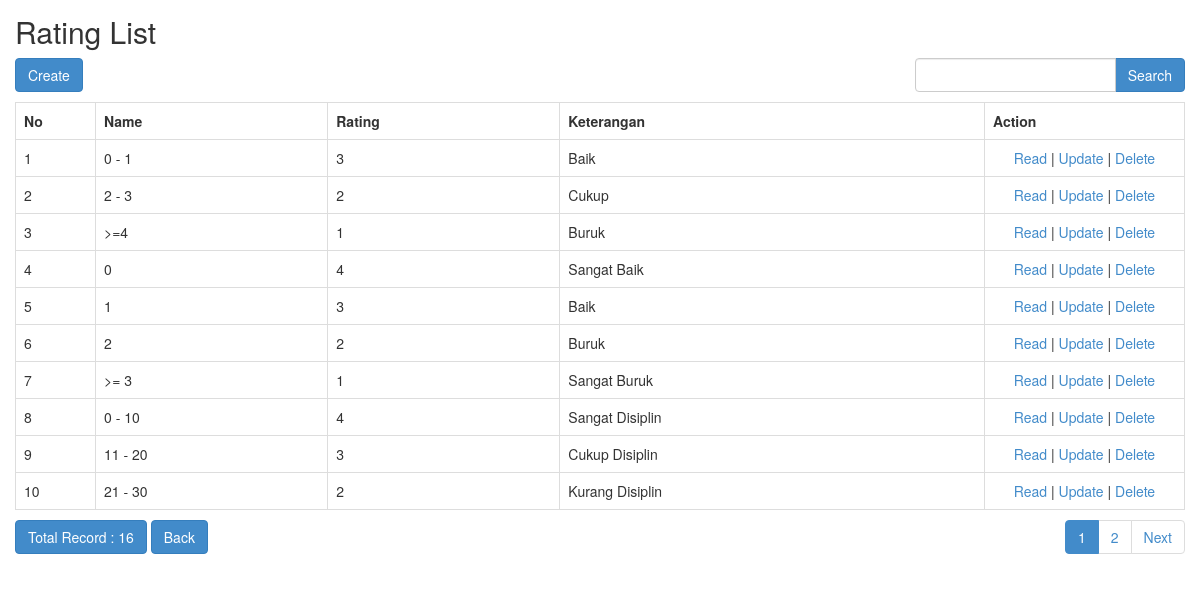
Screenshot of /index.php/rating with the database file from the repository.
### tables this page shows
CREATE TABLE `rating` (
  `id` int(11) NOT NULL,
  `name` varchar(50) NOT NULL,
  `rating` double NOT NULL,
  `keterangan` text NOT NULL
);

### application/controllers/Rating.php (called while the page is built, shortened)
<?php
class Rating extends CI_Controller
{
    function __construct()
    {
        $this->load->model('Rating_model');
        $this->load->library('form_validation');
    }
    public function index()
    {
        $q = urldecode($this->input->get('q', TRUE));
        $start = intval($this->input->get('start'));
        if ($q <> '') {
            $config['base_url'] = base_url() . 'rating/index.html?q=' . urlencode($q);
            $config['first_url'] = base_url() . 'rating/index.html?q=' . urlencode($q);
        } else {
            $config['base_url'] = base_url() . 'rating/index.html';
            $config['first_url'] = base_url() . 'rating/index.html';
        }
        $config['per_page'] = 10;
        $config['page_query_string'] = TRUE;
        $config['total_rows'] = $this->Rating_model->total_rows($q);
        $rating = $this->Rating_model->get_limit_data($config['per_page'], $start, $q);
        $this->load->library('pagination');
        $this->pagination->initialize($config);
        $data = array(
            'rating_data' => $rating,
            'q' => $q,
            'pagination' => $this->pagination->create_links(),
            'total_rows' => $config['total_rows'],
            'start' => $start,
        );
        $this->load->view('rating/rating_list', $data);
    }
}

### index.php (called while the page is built, shortened)
<?php
require_once BASEPATH.'core/CodeIgniter.php';

### application/config/config.php (called while the page is built, shortened)
<?php
$config['base_url']    = 'http://osn-topsis.test/';
$config['index_page'] = 'index.php';
$config['uri_protocol'] = "REQUEST_URI";
$config['url_suffix'] = '.html';
$config['language']	= 'english';
$config['charset'] = 'UTF-8';
$config['enable_hooks'] = FALSE;
$config['subclass_prefix'] = 'MY_';
$config['composer_autoload'] = FALSE;
$config['permitted_uri_chars'] = 'a-z 0-9~%.:_\-';
$config['enable_query_strings'] = FALSE;
$config['controller_trigger'] = 'c';
$config['function_trigger'] = 'm';
$config['directory_trigger'] = 'd';
$config['allow_get_array'] = TRUE;
$config['log_threshold'] = 0;
$config['log_path'] = '';
$config['log_file_extension'] = '';
$config['log_file_permissions'] = 0644;
$config['log_date_format'] = 'Y-m-d H:i:s';
$config['error_views_path'] = '';
$config['cache_path'] = '';
$config['cache_query_string'] = FALSE;
$config['encryption_key'] = 'randomstring';
$config['sess_driver'] = 'files';
$config['sess_cookie_name'] = 'ci_session';
$config['sess_expiration'] = 7200;
$config['sess_save_path'] = sys_get_temp_dir();
$config['sess_match_ip'] = FALSE;
$config['sess_time_to_update'] = 300;
$config['sess_regenerate_destroy'] = FALSE;
$config['cookie_prefix']	= '';
$config['cookie_domain']	= '';
$config['cookie_path']		= '/';
$config['cookie_secure']	= FALSE;
$config['cookie_httponly'] 	= FALSE;
$config['standardize_newlines'] = FALSE;
$config['global_xss_filtering'] = FALSE;
$config['csrf_protection'] = FALSE;
$config['csrf_token_name'] = 'csrf_test_name';
$config['csrf_cookie_name'] = 'csrf_cookie_name';
$config['csrf_expire'] = 7200;
$config['csrf_regenerate'] = TRUE;
$config['csrf_exclude_uris'] = array();
$config['compress_output'] = FALSE;
$config['time_reference'] = 'local';
$config['rewrite_short_tags'] = FALSE;
$config['proxy_ips'] = '';

### application/models/Rating_model.php (called while the page is built, shortened)
<?php
class Rating_model extends CI_Model
{
    public $table = 'rating';
    public $id = 'id';
    public $order = 'DESC';
    function total_rows($q = NULL) {
        $this->db->like('id', $q);
	$this->db->or_like('name', $q);
	$this->db->or_like('rating', $q);
	$this->db->or_like('keterangan', $q);
	$this->db->from($this->table);
        return $this->db->count_all_results();
    }
    function get_limit_data($limit, $start = 0, $q = NULL) {
        $this->db->order_by($this->id, $this->order);
        $this->db->like('id', $q);
	$this->db->or_like('name', $q);
	$this->db->or_like('rating', $q);
	$this->db->or_like('keterangan', $q);
	$this->db->limit($limit, $start);
        return $this->db->get($this->table)->result();
    }
}

### application/views/rating/rating_list.php (the view, shortened to what this page needs)
<!doctype html>
<html>
    <head>
        <link rel="stylesheet" href="<?php echo base_url('assets/bootstrap/css/bootstrap.min.css') ?>"/>
    </head>
    <body>
        <h2 style="margin-top:0px">Rating List</h2>
        <div class="row" style="margin-bottom: 10px">
            <div class="col-md-4">
                <?php echo anchor(site_url('rating/create'),'Create', 'class="btn btn-primary"'); ?>
            </div>
            <div class="col-md-4 text-center">
            </div>
            <div class="col-md-1 text-right">
            </div>
            <div class="col-md-3 text-right">
                <form action="<?php echo site_url('rating/index'); ?>" class="form-inline" method="get">
                    <div class="input-group">
                        <input type="text" class="form-control" name="q" value="<?php echo $q; ?>">
                        <span class="input-group-btn">
                          <button class="btn btn-primary" type="submit">Search</button>
                        </span>
                    </div>
                </form>
            </div>
        </div>
        <table class="table table-bordered" style="margin-bottom: 10px">
            <tr>
                <th>No</th>
		<th>Name</th>
		<th>Rating</th>
		<th>Keterangan</th>
		<th>Action</th>
            </tr><?php
            foreach ($rating_data as $rating)
            {
                ?>
                <tr>
			<td width="80px"><?php echo ++$start ?></td>
			<td><?php echo $rating->name ?></td>
			<td><?php echo $rating->rating ?></td>
			<td><?php echo $rating->keterangan ?></td>
			<td style="text-align:center" width="200px">
				<?php
				echo anchor(site_url('rating/read/'.$rating->id),'Read');
				echo ' | ';
				echo anchor(site_url('rating/update/'.$rating->id),'Update');
				echo ' | ';
				echo anchor(site_url('rating/delete/'.$rating->id),'Delete','onclick="javasciprt: return confirm(\'Are You Sure ?\')"');
				?>
			</td>
		</tr>
                <?php
            }
            ?>
        </table>
        <div class="row">
            <div class="col-md-6">
                <a href="#" class="btn btn-primary">Total Record : <?php echo $total_rows ?></a>
		<?php echo anchor(site_url(''), 'Back', 'class="btn btn-primary"'); ?>
	    </div>
            <div class="col-md-6 text-right">
                <?php echo $pagination ?>
            </div>
        </div>
    </body>
</html>

### application/views/rating/rating_list.php (style rules this page uses)
body { padding: 15px; }

### rows the page displays
rating: name "0 - 1", rating "3", keterangan "Baik", id "Read", id "Update", id "Delete"
rating: name "2 - 3", rating "2", keterangan "Cukup", id "Read", id "Update", id "Delete"
rating: name ">=4", rating "1", keterangan "Buruk", id "Read", id "Update", id "Delete"
rating: name "0", rating "4", keterangan "Sangat Baik", id "Read", id "Update", id "Delete"
rating: name "1", rating "3", keterangan "Baik", id "Read", id "Update", id "Delete"
rating: name "2", rating "2", keterangan "Buruk", id "Read", id "Update", id "Delete"
rating: name ">= 3", rating "1", keterangan "Sangat Buruk", id "Read", id "Update", id "Delete"
rating: name "0 - 10", rating "4", keterangan "Sangat Disiplin", id "Read", id "Update", id "Delete"
rating: name "11 - 20", rating "3", keterangan "Cukup Disiplin", id "Read", id "Update", id "Delete"
rating: name "21 - 30", rating "2", keterangan "Kurang Disiplin", id "Read", id "Update", id "Delete"

### other values shown
anchor(site_url('rating/create'),'Create', 'class="btn btn-primary"') "Create"
$total_rows "16"
anchor(site_url(''), 'Back', 'class="btn btn-primary"') "Back"
$pagination "1 2 Next"
